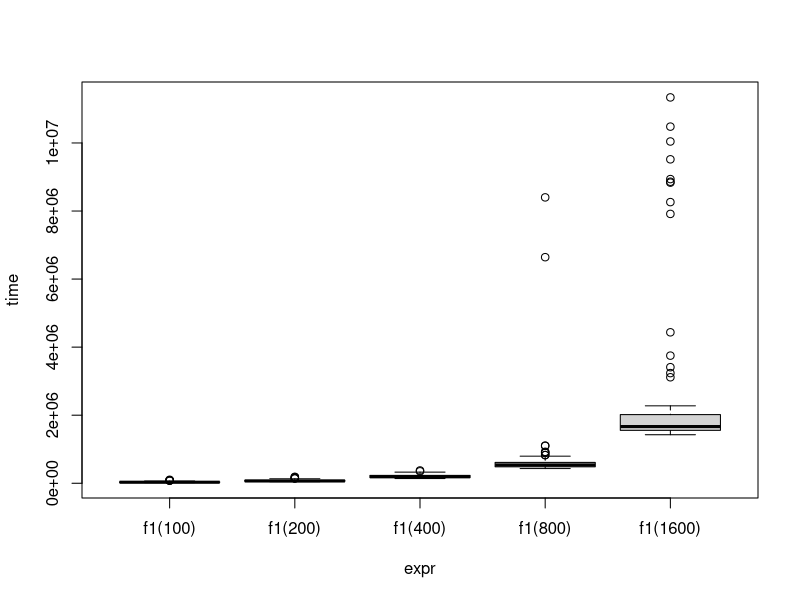

R code for this plot:
## ---- chunk 1
    x <- y <- 1:5
    x
    y
    x[1] <- 2L
    x
    y
## ---- chunk 2
    x <- 1:5
    fun = function(z) { z[1] = 2L; z }
    fun(x)
    x
## ---- chunk 3
    x = 1:5
    .Internal(inspect(x))
## ---- chunk 4
    x = y = 1:5
    .Internal(inspect(x))
    .Internal(inspect(y))
## ---- chunk 5
    ## copy on change
    x = y = 1:5
    .Internal(inspect(x))
    x[1] = 2L
    .Internal(inspect(x))
    .Internal(inspect(y))

    ## no copy necessary
    x = 1:5
    .Internal(inspect(x))
    x[1] = 2L
    .Internal(inspect(x))

## ---- chunk 6
    y = 1
    fun = function() { x <- 1; 2 }
    fun(); gc()    # scans x, y; collects x, ages y
    fun(); gc()    # scans & collects x, does not visit y
## ---- chunk 7
x <- integer()
n <- 5
for (i in 1:n)
    x <- c(x, i)
## ---- chunk 8
    df <- mtcars
    tracemem(df)        # The overall data.frame
    tracemem(df[[1]])   # The specific column
    df[1, 1]
    df[1, 1] = 22.1
    df[2, 2] = 22.2
## ---- chunk 9
    m <- m1 <- matrix(0, nrow(mtcars), ncol(mtcars))
    tracemem(m)         # A matrix is a vector with dims attributes
    m[1, 1] = 22.1
    m[2, 1] = 22.2
## ---- chunk 10
    df <- mtcars
    tracemem(df); tracemem(df[[1]])
    df[1:2, 1] <- c(22.1, 22.2)

    m <- m1 <- matrix(0, nrow(mtcars), ncol(mtcars))
    tracemem(m)         # A matrix is a vector with dims attributes
    m[1:2, 1] <- c(22.1, 22.2)
## ---- chunk 11
f <- function(n) {
    x <- integer()
    for (i in 1:n)
        x <- c(x, i)
    x
}
## ---- chunk 12
    library(testthat)
    test_that("f() is correct", {
        expect_identical(f(5), 1:5)
    })
## ---- chunk 13
    tests <- function(f) {
        test_that("f() is correct", {
            expect_identical(f(5), 1:5)
            expect_identical(f(1), 1L)
            expect_identical(f(0), integer(0))
        })
    }
## ---- chunk 14
    tryCatch(tests(f), error = conditionMessage)
## ---- chunk 15
    f1 = function(n) {
        x <- integer()
        for (i in seq_len(n))
            x = c(x, i)
        x
    }
    tests(f1)
## ---- chunk 16
    library(microbenchmark)
    res <- microbenchmark(f1(100), f1(200), f1(400), f1(800), f1(1600))
    plot(res)
## ---- chunk 17
    environment()
## ---- chunk 18
    env <- new.env()
    env[["foo"]] <- 123
    env[["foo"]]
    get("foo", env)      # equivalent (not really!)
    ls(env)
## ---- chunk 19
    another <- env
    env[["bar"]] <- 456
    another[["bar"]]
## ---- chunk 20
    parent.env(env)
## ---- chunk 21
    top <- new.env(parent = emptyenv())
    mid <- new.env(parent = top)
    bot <- new.env(parent = mid)
## ---- chunk 22
    top[["top"]] <- 1
    mid[["mid"]] <- 2
    bot[["bot"]] <- 3
## ---- chunk 23
    get("bot", bot)
    get("mid", bot)
    tryCatch({
        get("mid", bot, inherits=FALSE) # restricts search to current env
    }, error = conditionMessage)
    bot[["mid"]]                        # NULL; `[[` restricts to current env
## ---- chunk 24
    bot[["mid"]] <- 5
    bot[["mid"]]
    mid[["mid"]]
## ---- chunk 25
    fun <- function() {
        environment()
    }
    fun()              # an environment defines the body of a function
    fun()              # new function, so new environment
## ---- chunk 26
    fun <- function() {
        env <- environment()
        list(env, parent.env(env))
    }
    fun()
## ---- chunk 27
    fun <- function() {
        fun1 <- function() {
            env1 <- environment()    # envrionment created by fun1
            par1 <- parent.env(env1) # parent environment
            list(env1 = env1, par1 = par1)
        }
        env <- environment()        # environment created by fun
        par <- parent.env(env)
        list(env = env, par = par, fun1=fun1)
    }
    fun()
## ---- chunk 28
    fun = function() {
        x0 <- 0
        x1 <- 0
        fun1 <- function() {
            y <- 1     # create local variable y
            x1 <<- 2   # assign to first occurrence of 'x' in parent env(s)
            z <<- 3    # no z in parent env(s), so created in top env
            c(x0 = x0, x1 = x1, y = y, z = z)
        }

        result <- fun1()
        list(x0 = x0, x1 = x1, result = result)
    }
## ---- chunk 29
    search()
## ---- chunk 30
    account <- function() {
       balance <- 0

       available <- function() {}

       deposit <- function(amt) {}

       withdraw <- function(amt) {}

       list(available = available, deposit = deposit, withdraw = withdraw)
    }
## ---- chunk 31
    account <- function() {
       balance <- 0

       available <- function() {
           balance
       }

       deposit <- function(amt) {
           balance <<- balance + amt
           balance
       }

       withdraw <- function(amt) {
           if (amt > balance)
               stop("insufficient funds")
           deposit(-amt)
       }

       list(available = available, deposit = deposit, withdraw = withdraw)
    }
## ---- chunk 32
    library(testthat)
    test_that("I understand lexical scope", {
        acct1 <- account()
        expect_equal(acct1$deposit(10), 10)
        expect_equal(acct1$deposit(12), 22)
        expect_equal(acct1$available(), 22)
        expect_equal(acct1$withdraw(20), 2)
        expect_error(acct1$withdraw(20), "insufficient funds")
    })
## ---- chunk 33
    test_that("functions create local scope", {
        acct1 <- account(); acct1$deposit(10)
        acct2 <- account(); acct2$deposit(20)
        expect_equal(acct1$available(), 10)
        expect_equal(acct2$available(), 20)
    })
## ---- chunk 34
    account <- function() {
       balance <- 0

       available <- function() {
           balance
       }

       deposit <- function(amt) {
           balance <<- balance + amt
           funs
       }

       withdraw <- function(amt) {
           if (amt > balance)
               stop("insufficient funds")
           deposit(-amt)
       }

       funs = list(
           available = available, deposit = deposit, withdraw = withdraw
       )

       funs
    }
## ---- chunk 35
    test_that("endomorphisms rock", {
        expect_equal(account()$deposit(10)$withdraw(5)$available(), 5)
    })
## ---- chunk 36
    .myoptions <- local({
        tolerance = 1e-4

        get = function() {
            tolerance
        }

        set = function(value) {
        }

        ## ...
    })

    ## setTolerance = ...
## ---- chunk 37
    .myoptions <- local({
        tolerance = 1e-4
        get = function() tolerance
        list(
            get = get,
            set = function(value) {
                ovalue <- get()
                tolerance <<- value
                ovalue
            }
        )
    })

    getTolerance <- .myoptions$get
    setTolerance <- .myoptions$set
## ---- chunk 38
    test_that("local options can be set", {
        expect_equal(getTolerance(), 1e-4)
        ## setTolerance() returns previous value, to ease resetting
        expect_equal(otol <- setTolerance(1e-5), 1e-4)
        expect_equal(setTolerance(otol), 1e-5)
    })
